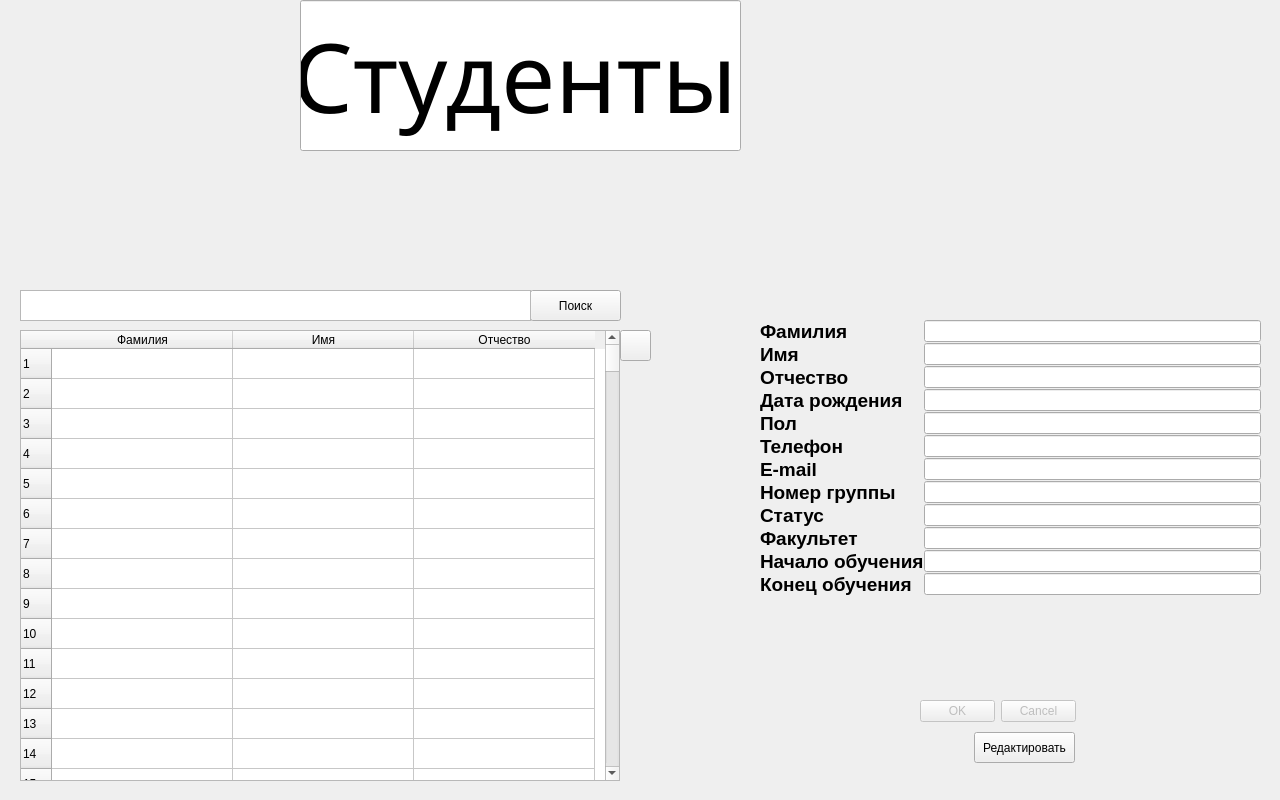
<?xml version="1.0" encoding="UTF-8"?>
<ui version="4.0">
 <class>Students</class>
 <widget class="QWidget" name="Students">
  <property name="geometry">
   <rect>
    <x>0</x>
    <y>0</y>
    <width>1280</width>
    <height>800</height>
   </rect>
  </property>
  <property name="windowTitle">
   <string>Form</string>
  </property>
  <widget class="QLabel" name="label_pageStudents">
   <property name="geometry">
    <rect>
     <x>0</x>
     <y>0</y>
     <width>1280</width>
     <height>800</height>
    </rect>
   </property>
   <property name="text">
    <string/>
   </property>
   <property name="pixmap">
    <pixmap>DesignImages/fon_end.png</pixmap>
   </property>
  </widget>
  <widget class="QLabel" name="lab_avatar">
   <property name="geometry">
    <rect>
     <x>870</x>
     <y>60</y>
     <width>227</width>
     <height>242</height>
    </rect>
   </property>
   <property name="text">
    <string/>
   </property>
   <property name="pixmap">
    <pixmap>DesignImages/Photo.png</pixmap>
   </property>
  </widget>
  <widget class="QLineEdit" name="lineEdit">
   <property name="geometry">
    <rect>
     <x>300</x>
     <y>0</y>
     <width>441</width>
     <height>151</height>
    </rect>
   </property>
   <property name="font">
    <font>
     <family>MoolBoran</family>
     <pointsize>72</pointsize>
    </font>
   </property>
   <property name="text">
    <string>Студенты</string>
   </property>
  </widget>
  <widget class="QTableWidget" name="tableStudents">
   <property name="geometry">
    <rect>
     <x>20</x>
     <y>330</y>
     <width>600</width>
     <height>451</height>
    </rect>
   </property>
   <property name="lineWidth">
    <number>1</number>
   </property>
   <property name="rowCount">
    <number>1000</number>
   </property>
   <attribute name="horizontalHeaderDefaultSectionSize">
    <number>181</number>
   </attribute>
   <row/>
   <row/>
   <row/>
   <row/>
   <row/>
   <row/>
   <row/>
   <row/>
   <row/>
   <row/>
   <row/>
   <row/>
   <row/>
   <row/>
   <row/>
   <row/>
   <row/>
   <row/>
   <row/>
   <row/>
   <row/>
   <row/>
   <row/>
   <row/>
   <row/>
   <row/>
   <row/>
   <row/>
   <row/>
   <row/>
   <row/>
   <row/>
   <row/>
   <row/>
   <row/>
   <row/>
   <row/>
   <row/>
   <row/>
   <row/>
   <row/>
   <row/>
   <row/>
   <row/>
   <row/>
   <row/>
   <row/>
   <row/>
   <row/>
   <row/>
   <row/>
   <row/>
   <row/>
   <row/>
   <row/>
   <row/>
   <row/>
   <row/>
   <row/>
   <row/>
   <row/>
   <row/>
   <row/>
   <row/>
   <row/>
   <row/>
   <row/>
   <row/>
   <row/>
   <row/>
   <row/>
   <row/>
   <row/>
   <row/>
   <row/>
   <row/>
   <row/>
   <row/>
   <row/>
   <row/>
   <row/>
   <row/>
   <row/>
   <row/>
   <row/>
   <row/>
   <row/>
   <row/>
   <row/>
   <row/>
   <row/>
   <row/>
   <row/>
   <row/>
   <row/>
   <row/>
   <row/>
   <row/>
   <row/>
   <row/>
   <row/>
   <row/>
   <row/>
   <row/>
   <row/>
   <row/>
   <row/>
   <row/>
   <row/>
   <row/>
   <row/>
   <row/>
   <row/>
   <row/>
   <row/>
   <row/>
   <row/>
   <row/>
   <row/>
   <row/>
   <row/>
   <row/>
   <row/>
   <row/>
   <row/>
   <row/>
   <row/>
   <row/>
   <row/>
   <row/>
   <row/>
   <row/>
   <row/>
   <row/>
   <row/>
   <row/>
   <row/>
   <row/>
   <row/>
   <row/>
   <row/>
   <row/>
   <row/>
   <row/>
   <row/>
   <row/>
   <row/>
   <row/>
   <row/>
   <row/>
   <row/>
   <row/>
   <row/>
   <row/>
   <row/>
   <row/>
   <row/>
   <row/>
   <row/>
   <row/>
   <row/>
   <row/>
   <row/>
   <row/>
   <row/>
   <row/>
   <row/>
   <row/>
   <row/>
   <row/>
   <row/>
   <row/>
   <row/>
   <row/>
   <row/>
   <row/>
   <row/>
   <row/>
   <row/>
   <row/>
   <row/>
   <row/>
   <row/>
   <row/>
   <row/>
   <row/>
   <row/>
   <row/>
   <row/>
   <row/>
   <row/>
   <row/>
   <row/>
   <row/>
   <row/>
   <row/>
   <row/>
   <row/>
   <row/>
   <row/>
   <row/>
   <row/>
   <row/>
   <row/>
   <row/>
   <row/>
   <row/>
   <row/>
   <row/>
   <row/>
   <row/>
   <row/>
   <row/>
   <row/>
   <row/>
   <row/>
   <row/>
   <row/>
   <row/>
   <row/>
   <row/>
   <row/>
   <row/>
   <row/>
   <row/>
   <row/>
   <row/>
   <row/>
   <row/>
   <row/>
   <row/>
   <row/>
   <row/>
   <row/>
   <row/>
   <row/>
   <row/>
   <row/>
   <row/>
   <row/>
   <row/>
   <row/>
   <row/>
   <row/>
   <row/>
   <row/>
   <row/>
   <row/>
   <row/>
   <row/>
   <row/>
   <row/>
   <row/>
   <row/>
   <row/>
   <row/>
   <row/>
   <row/>
   <row/>
   <row/>
   <row/>
   <row/>
   <row/>
   <row/>
   <row/>
   <row/>
   <row/>
   <row/>
   <row/>
   <row/>
   <row/>
   <row/>
   <row/>
   <row/>
   <row/>
   <row/>
   <row/>
   <row/>
   <row/>
   <row/>
   <row/>
   <row/>
   <row/>
   <row/>
   <row/>
   <row/>
   <row/>
   <row/>
   <row/>
   <row/>
   <row/>
   <row/>
   <row/>
   <row/>
   <row/>
   <row/>
   <row/>
   <row/>
   <row/>
   <row/>
   <row/>
   <row/>
   <row/>
   <row/>
   <row/>
   <row/>
   <row/>
   <row/>
   <row/>
   <row/>
   <row/>
   <row/>
   <row/>
   <row/>
   <row/>
   <row/>
   <row/>
   <row/>
   <row/>
   <row/>
   <row/>
   <row/>
   <row/>
   <row/>
   <row/>
   <row/>
   <row/>
   <row/>
   <row/>
   <row/>
   <row/>
   <row/>
   <row/>
   <row/>
   <row/>
   <row/>
   <row/>
   <row/>
   <row/>
   <row/>
   <row/>
   <row/>
   <row/>
   <row/>
   <row/>
   <row/>
   <row/>
   <row/>
   <row/>
   <row/>
   <row/>
   <row/>
   <row/>
   <row/>
   <row/>
   <row/>
   <row/>
   <row/>
   <row/>
   <row/>
   <row/>
   <row/>
   <row/>
   <row/>
   <row/>
   <row/>
   <row/>
   <row/>
   <row/>
   <row/>
   <row/>
   <row/>
   <row/>
   <row/>
   <row/>
   <row/>
   <row/>
   <row/>
   <row/>
   <row/>
   <row/>
   <row/>
   <row/>
   <row/>
   <row/>
   <row/>
   <row/>
   <row/>
   <row/>
   <row/>
   <row/>
   <row/>
   <row/>
   <row/>
   <row/>
   <row/>
   <row/>
   <row/>
   <row/>
   <row/>
   <row/>
   <row/>
   <row/>
   <row/>
   <row/>
   <row/>
   <row/>
   <row/>
   <row/>
   <row/>
   <row/>
   <row/>
   <row/>
   <row/>
   <row/>
   <row/>
   <row/>
   <row/>
   <row/>
   <row/>
   <row/>
   <row/>
   <row/>
   <row/>
   <row/>
   <row/>
   <row/>
   <row/>
   <row/>
   <row/>
   <row/>
   <row/>
   <row/>
   <row/>
   <row/>
   <row/>
   <row/>
   <row/>
   <row/>
   <row/>
   <row/>
   <row/>
   <row/>
   <row/>
   <row/>
   <row/>
   <row/>
   <row/>
   <row/>
   <row/>
   <row/>
   <row/>
   <row/>
   <row/>
   <row/>
   <row/>
   <row/>
   <row/>
   <row/>
   <row/>
   <row/>
   <row/>
   <row/>
   <row/>
   <row/>
   <row/>
   <row/>
   <row/>
   <row/>
   <row/>
   <row/>
   <row/>
   <row/>
   <row/>
   <row/>
   <row/>
   <row/>
   <row/>
   <row/>
   <row/>
   <row/>
   <row/>
   <row/>
   <row/>
   <row/>
   <row/>
   <row/>
   <row/>
   <row/>
   <row/>
   <row/>
   <row/>
   <row/>
   <row/>
   <row/>
   <row/>
   <row/>
   <row/>
   <row/>
   <row/>
   <row/>
   <row/>
   <row/>
   <row/>
   <row/>
   <row/>
   <row/>
   <row/>
   <row/>
   <row/>
   <row/>
   <row/>
   <row/>
   <row/>
   <row/>
   <row/>
   <row/>
   <row/>
   <row/>
   <row/>
   <row/>
   <row/>
   <row/>
   <row/>
   <row/>
   <row/>
   <row/>
   <row/>
   <row/>
   <row/>
   <row/>
   <row/>
   <row/>
   <row/>
   <row/>
   <row/>
   <row/>
   <row/>
   <row/>
   <row/>
   <row/>
   <row/>
   <row/>
   <row/>
   <row/>
   <row/>
   <row/>
   <row/>
   <row/>
   <row/>
   <row/>
   <row/>
   <row/>
   <row/>
   <row/>
   <row/>
   <row/>
   <row/>
   <row/>
   <row/>
   <row/>
   <row/>
   <row/>
   <row/>
   <row/>
   <row/>
   <row/>
   <row/>
   <row/>
   <row/>
   <row/>
   <row/>
   <row/>
   <row/>
   <row/>
   <row/>
   <row/>
   <row/>
   <row/>
   <row/>
   <row/>
   <row/>
   <row/>
   <row/>
   <row/>
   <row/>
   <row/>
   <row/>
   <row/>
   <row/>
   <row/>
   <row/>
   <row/>
   <row/>
   <row/>
   <row/>
   <row/>
   <row/>
   <row/>
   <row/>
   <row/>
   <row/>
   <row/>
   <row/>
   <row/>
   <row/>
   <row/>
   <row/>
   <row/>
   <row/>
   <row/>
   <row/>
   <row/>
   <row/>
   <row/>
   <row/>
   <row/>
   <row/>
   <row/>
   <row/>
   <row/>
   <row/>
   <row/>
   <row/>
   <row/>
   <row/>
   <row/>
   <row/>
   <row/>
   <row/>
   <row/>
   <row/>
   <row/>
   <row/>
   <row/>
   <row/>
   <row/>
   <row/>
   <row/>
   <row/>
   <row/>
   <row/>
   <row/>
   <row/>
   <row/>
   <row/>
   <row/>
   <row/>
   <row/>
   <row/>
   <row/>
   <row/>
   <row/>
   <row/>
   <row/>
   <row/>
   <row/>
   <row/>
   <row/>
   <row/>
   <row/>
   <row/>
   <row/>
   <row/>
   <row/>
   <row/>
   <row/>
   <row/>
   <row/>
   <row/>
   <row/>
   <row/>
   <row/>
   <row/>
   <row/>
   <row/>
   <row/>
   <row/>
   <row/>
   <row/>
   <row/>
   <row/>
   <row/>
   <row/>
   <row/>
   <row/>
   <row/>
   <row/>
   <row/>
   <row/>
   <row/>
   <row/>
   <row/>
   <row/>
   <row/>
   <row/>
   <row/>
   <row/>
   <row/>
   <row/>
   <row/>
   <row/>
   <row/>
   <row/>
   <row/>
   <row/>
   <row/>
   <row/>
   <row/>
   <row/>
   <row/>
   <row/>
   <row/>
   <row/>
   <row/>
   <row/>
   <row/>
   <row/>
   <row/>
   <row/>
   <row/>
   <row/>
   <row/>
   <row/>
   <row/>
   <row/>
   <row/>
   <row/>
   <row/>
   <row/>
   <row/>
   <row/>
   <row/>
   <row/>
   <row/>
   <row/>
   <row/>
   <row/>
   <row/>
   <row/>
   <row/>
   <row/>
   <row/>
   <row/>
   <row/>
   <row/>
   <row/>
   <row/>
   <row/>
   <row/>
   <row/>
   <row/>
   <row/>
   <row/>
   <row/>
   <row/>
   <row/>
   <row/>
   <row/>
   <row/>
   <row/>
   <row/>
   <row/>
   <row/>
   <row/>
   <row/>
   <row/>
   <row/>
   <row/>
   <row/>
   <row/>
   <row/>
   <row/>
   <row/>
   <row/>
   <row/>
   <row/>
   <row/>
   <row/>
   <row/>
   <row/>
   <row/>
   <row/>
   <row/>
   <row/>
   <row/>
   <row/>
   <row/>
   <row/>
   <row/>
   <row/>
   <row/>
   <row/>
   <row/>
   <row/>
   <row/>
   <row/>
   <row/>
   <row/>
   <row/>
   <row/>
   <row/>
   <row/>
   <row/>
   <row/>
   <row/>
   <row/>
   <row/>
   <row/>
   <row/>
   <row/>
   <row/>
   <row/>
   <row/>
   <row/>
   <row/>
   <row/>
   <row/>
   <row/>
   <row/>
   <row/>
   <row/>
   <row/>
   <row/>
   <row/>
   <row/>
   <row/>
   <row/>
   <row/>
   <row/>
   <row/>
   <row/>
   <row/>
   <row/>
   <row/>
   <row/>
   <row/>
   <row/>
   <row/>
   <row/>
   <row/>
   <row/>
   <row/>
   <row/>
   <row/>
   <row/>
   <row/>
   <row/>
   <row/>
   <row/>
   <row/>
   <row/>
   <row/>
   <row/>
   <row/>
   <row/>
   <row/>
   <row/>
   <row/>
   <row/>
   <row/>
   <row/>
   <row/>
   <row/>
   <row/>
   <row/>
   <row/>
   <row/>
   <row/>
   <row/>
   <row/>
   <row/>
   <row/>
   <row/>
   <row/>
   <row/>
   <row/>
   <row/>
   <row/>
   <row/>
   <row/>
   <row/>
   <row/>
   <row/>
   <row/>
   <row/>
   <row/>
   <row/>
   <row/>
   <row/>
   <row/>
   <row/>
   <row/>
   <row/>
   <row/>
   <row/>
   <row/>
   <row/>
   <row/>
   <row/>
   <row/>
   <row/>
   <row/>
   <row/>
   <row/>
   <row/>
   <row/>
   <row/>
   <row/>
   <row/>
   <row/>
   <row/>
   <row/>
   <row/>
   <row/>
   <row/>
   <row/>
   <row/>
   <row/>
   <row/>
   <row/>
   <row/>
   <row/>
   <row/>
   <row/>
   <row/>
   <row/>
   <row/>
   <row/>
   <row/>
   <row/>
   <row/>
   <row/>
   <row/>
   <row/>
   <row/>
   <row/>
   <row/>
   <row/>
   <row/>
   <row/>
   <row/>
   <row/>
   <row/>
   <row/>
   <row/>
   <row/>
   <row/>
   <row/>
   <row/>
   <row/>
   <row/>
   <row/>
   <row/>
   <row/>
   <row/>
   <row/>
   <row/>
   <row/>
   <row/>
   <row/>
   <row/>
   <row/>
   <row/>
   <row/>
   <row/>
   <row/>
   <row/>
   <row/>
   <row/>
   <row/>
   <row/>
   <row/>
   <row/>
   <row/>
   <row/>
   <row/>
   <row/>
   <row/>
   <row/>
   <row/>
   <row/>
   <row/>
   <row/>
   <row/>
   <row/>
   <row/>
   <row/>
   <row/>
   <row/>
   <row/>
   <row/>
   <row/>
   <row/>
   <row/>
   <row/>
   <row/>
   <row/>
   <row/>
   <row/>
   <column>
    <property name="text">
     <string>Фамилия</string>
    </property>
   </column>
   <column>
    <property name="text">
     <string>Имя</string>
    </property>
   </column>
   <column>
    <property name="text">
     <string>Отчество</string>
    </property>
   </column>
  </widget>
  <widget class="QPushButton" name="pushButton">
   <property name="geometry">
    <rect>
     <x>620</x>
     <y>330</y>
     <width>31</width>
     <height>31</height>
    </rect>
   </property>
   <property name="text">
    <string/>
   </property>
   <property name="icon">
    <iconset>
     <normaloff>DesignImages/Add_end.png</normaloff>DesignImages/Add_end.png</iconset>
   </property>
   <property name="iconSize">
    <size>
     <width>31</width>
     <height>31</height>
    </size>
   </property>
  </widget>
  <widget class="QWidget" name="formLayoutWidget_2">
   <property name="geometry">
    <rect>
     <x>760</x>
     <y>320</y>
     <width>501</width>
     <height>281</height>
    </rect>
   </property>
   <layout class="QFormLayout" name="formLayout_2">
    <property name="horizontalSpacing">
     <number>0</number>
    </property>
    <property name="verticalSpacing">
     <number>0</number>
    </property>
    <item row="0" column="0">
     <widget class="QLabel" name="lab_Lastname">
      <property name="font">
       <font>
        <pointsize>14</pointsize>
        <weight>75</weight>
        <bold>true</bold>
       </font>
      </property>
      <property name="text">
       <string>Фамилия</string>
      </property>
     </widget>
    </item>
    <item row="0" column="1">
     <widget class="QLineEdit" name="line_LastName"/>
    </item>
    <item row="1" column="0">
     <widget class="QLabel" name="lab_Firstname">
      <property name="font">
       <font>
        <pointsize>14</pointsize>
        <weight>75</weight>
        <bold>true</bold>
       </font>
      </property>
      <property name="text">
       <string>Имя</string>
      </property>
     </widget>
    </item>
    <item row="1" column="1">
     <widget class="QLineEdit" name="line_Firstname"/>
    </item>
    <item row="2" column="0">
     <widget class="QLabel" name="lab_Patronimyc">
      <property name="font">
       <font>
        <pointsize>14</pointsize>
        <weight>75</weight>
        <bold>true</bold>
       </font>
      </property>
      <property name="text">
       <string>Отчество</string>
      </property>
     </widget>
    </item>
    <item row="2" column="1">
     <widget class="QLineEdit" name="line_Patronymic"/>
    </item>
    <item row="3" column="0">
     <widget class="QLabel" name="lab_Age">
      <property name="font">
       <font>
        <pointsize>14</pointsize>
        <weight>75</weight>
        <bold>true</bold>
       </font>
      </property>
      <property name="text">
       <string>Дата рождения</string>
      </property>
     </widget>
    </item>
    <item row="3" column="1">
     <widget class="QLineEdit" name="line_Age"/>
    </item>
    <item row="4" column="0">
     <widget class="QLabel" name="lab_Sex">
      <property name="font">
       <font>
        <pointsize>14</pointsize>
        <weight>75</weight>
        <bold>true</bold>
       </font>
      </property>
      <property name="text">
       <string>Пол</string>
      </property>
     </widget>
    </item>
    <item row="4" column="1">
     <widget class="QLineEdit" name="line_Sex"/>
    </item>
    <item row="5" column="0">
     <widget class="QLabel" name="lab_Phone">
      <property name="font">
       <font>
        <pointsize>14</pointsize>
        <weight>75</weight>
        <bold>true</bold>
       </font>
      </property>
      <property name="text">
       <string>Телефон</string>
      </property>
     </widget>
    </item>
    <item row="5" column="1">
     <widget class="QLineEdit" name="line_Phone"/>
    </item>
    <item row="6" column="0">
     <widget class="QLabel" name="lab_Email">
      <property name="font">
       <font>
        <pointsize>14</pointsize>
        <weight>75</weight>
        <bold>true</bold>
       </font>
      </property>
      <property name="text">
       <string>E-mail</string>
      </property>
     </widget>
    </item>
    <item row="6" column="1">
     <widget class="QLineEdit" name="line_Email"/>
    </item>
    <item row="7" column="0">
     <widget class="QLabel" name="lab_GroupNumber">
      <property name="font">
       <font>
        <pointsize>14</pointsize>
        <weight>75</weight>
        <bold>true</bold>
       </font>
      </property>
      <property name="text">
       <string>Номер группы</string>
      </property>
     </widget>
    </item>
    <item row="7" column="1">
     <widget class="QLineEdit" name="line_GroupNumber"/>
    </item>
    <item row="8" column="0">
     <widget class="QLabel" name="lab_Status">
      <property name="font">
       <font>
        <pointsize>14</pointsize>
        <weight>75</weight>
        <bold>true</bold>
       </font>
      </property>
      <property name="text">
       <string>Статус</string>
      </property>
     </widget>
    </item>
    <item row="8" column="1">
     <widget class="QLineEdit" name="line_Status"/>
    </item>
    <item row="10" column="0">
     <widget class="QLabel" name="lab_Faculty">
      <property name="font">
       <font>
        <pointsize>14</pointsize>
        <weight>75</weight>
        <bold>true</bold>
       </font>
      </property>
      <property name="text">
       <string>Факультет</string>
      </property>
     </widget>
    </item>
    <item row="10" column="1">
     <widget class="QLineEdit" name="line_Faculty"/>
    </item>
    <item row="11" column="0">
     <widget class="QLabel" name="lab_StartEdu">
      <property name="font">
       <font>
        <pointsize>14</pointsize>
        <weight>75</weight>
        <bold>true</bold>
       </font>
      </property>
      <property name="text">
       <string>Начало обучения</string>
      </property>
     </widget>
    </item>
    <item row="11" column="1">
     <widget class="QLineEdit" name="line_StartEdu"/>
    </item>
    <item row="12" column="1">
     <widget class="QLineEdit" name="line_EndEdu"/>
    </item>
    <item row="12" column="0">
     <widget class="QLabel" name="lab_EndEdu">
      <property name="font">
       <font>
        <pointsize>14</pointsize>
        <weight>75</weight>
        <bold>true</bold>
       </font>
      </property>
      <property name="text">
       <string>Конец обучения</string>
      </property>
     </widget>
    </item>
   </layout>
  </widget>
  <widget class="QPushButton" name="buttonSearch">
   <property name="geometry">
    <rect>
     <x>530</x>
     <y>290</y>
     <width>91</width>
     <height>31</height>
    </rect>
   </property>
   <property name="text">
    <string>Поиск</string>
   </property>
  </widget>
  <widget class="QDialogButtonBox" name="buttonBox">
   <property name="enabled">
    <bool>false</bool>
   </property>
   <property name="geometry">
    <rect>
     <x>920</x>
     <y>700</y>
     <width>156</width>
     <height>23</height>
    </rect>
   </property>
   <property name="standardButtons">
    <set>QDialogButtonBox::Cancel|QDialogButtonBox::Ok</set>
   </property>
  </widget>
  <widget class="QPushButton" name="button_Edit">
   <property name="geometry">
    <rect>
     <x>974</x>
     <y>732</y>
     <width>101</width>
     <height>31</height>
    </rect>
   </property>
   <property name="text">
    <string>Редактировать</string>
   </property>
  </widget>
  <widget class="QTextEdit" name="textSearch">
   <property name="geometry">
    <rect>
     <x>20</x>
     <y>290</y>
     <width>511</width>
     <height>31</height>
    </rect>
   </property>
  </widget>
 </widget>
 <resources/>
 <connections/>
</ui>
